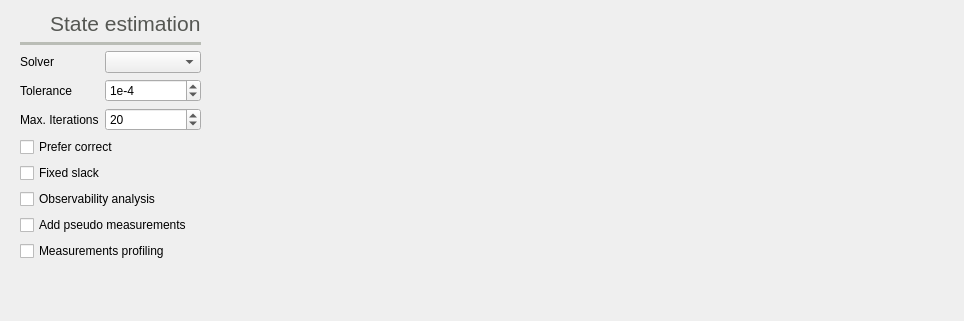
          <widget class="QWidget" name="tab_8">
           <attribute name="icon">
            <iconset resource="../Icons/icons.qrc">
             <normaloff>:/Icons/icons/SE.png</normaloff>:/Icons/icons/SE.png</iconset>
           </attribute>
           <attribute name="title">
            <string>SE</string>
           </attribute>
           <layout class="QHBoxLayout" name="horizontalLayout_24">
            <item>
             <widget class="QFrame" name="frame_45">
              <property name="frameShape">
               <enum>QFrame::Shape::NoFrame</enum>
              </property>
              <property name="frameShadow">
               <enum>QFrame::Shadow::Raised</enum>
              </property>
              <layout class="QGridLayout" name="gridLayout_37">
               <property name="topMargin">
                <number>0</number>
               </property>
               <item row="4" column="0">
                <widget class="QLabel" name="label_162">
                 <property name="text">
                  <string>Max. Iterations</string>
                 </property>
                </widget>
               </item>
               <item row="2" column="1" colspan="2">
                <widget class="QComboBox" name="se_solver_comboBox"/>
               </item>
               <item row="7" column="0" colspan="3">
                <widget class="QCheckBox" name="se_observability_analysis_checkBox">
                 <property name="text">
                  <string>Observability analysis</string>
                 </property>
                </widget>
               </item>
               <item row="1" column="0" colspan="3">
                <widget class="Line" name="line_18">
                 <property name="palette">
                  <palette>
                   <active>
                    <colorrole role="WindowText">
                     <brush brushstyle="SolidPattern">
                      <color alpha="255">
                       <red>186</red>
                       <green>189</green>
                       <blue>182</blue>
                      </color>
                     </brush>
                    </colorrole>
                   </active>
                   <inactive>
                    <colorrole role="WindowText">
                     <brush brushstyle="SolidPattern">
                      <color alpha="255">
                       <red>186</red>
                       <green>189</green>
                       <blue>182</blue>
                      </color>
                     </brush>
                    </colorrole>
                   </inactive>
                   <disabled>
                    <colorrole role="WindowText">
                     <brush brushstyle="SolidPattern">
                      <color alpha="255">
                       <red>190</red>
                       <green>190</green>
                       <blue>190</blue>
                      </color>
                     </brush>
                    </colorrole>
                   </disabled>
                  </palette>
                 </property>
                 <property name="frameShadow">
                  <enum>QFrame::Shadow::Plain</enum>
                 </property>
                 <property name="lineWidth">
                  <number>4</number>
                 </property>
                 <property name="orientation">
                  <enum>Qt::Orientation::Horizontal</enum>
                 </property>
                </widget>
               </item>
               <item row="4" column="1" colspan="2">
                <widget class="QSpinBox" name="se_max_iterations_spinBox">
                 <property name="minimum">
                  <number>1</number>
                 </property>
                 <property name="maximum">
                  <number>300</number>
                 </property>
                 <property name="value">
                  <number>20</number>
                 </property>
                </widget>
               </item>
               <item row="6" column="0" colspan="3">
                <widget class="QCheckBox" name="se_fixed_slack_checkBox">
                 <property name="text">
                  <string>Fixed slack</string>
                 </property>
                </widget>
               </item>
               <item row="2" column="0">
                <widget class="QLabel" name="label_10">
                 <property name="text">
                  <string>Solver</string>
                 </property>
                </widget>
               </item>
               <item row="0" column="0" colspan="3">
                <widget class="QFrame" name="frame_46">
                 <property name="frameShape">
                  <enum>QFrame::Shape::NoFrame</enum>
                 </property>
                 <property name="frameShadow">
                  <enum>QFrame::Shadow::Raised</enum>
                 </property>
                 <layout class="QHBoxLayout" name="horizontalLayout_17">
                  <property name="leftMargin">
                   <number>0</number>
                  </property>
                  <property name="topMargin">
                   <number>0</number>
                  </property>
                  <property name="rightMargin">
                   <number>0</number>
                  </property>
                  <property name="bottomMargin">
                   <number>0</number>
                  </property>
                  <item>
                   <widget class="QLabel" name="label_165">
                    <property name="minimumSize">
                     <size>
                      <width>24</width>
                      <height>24</height>
                     </size>
                    </property>
                    <property name="maximumSize">
                     <size>
                      <width>24</width>
                      <height>24</height>
                     </size>
                    </property>
                    <property name="text">
                     <string/>
                    </property>
                    <property name="pixmap">
                     <pixmap resource="../Icons/icons.qrc">:/Icons/icons/SE.png</pixmap>
                    </property>
                    <property name="scaledContents">
                     <bool>true</bool>
                    </property>
                   </widget>
                  </item>
                  <item>
                   <widget class="QLabel" name="label_166">
                    <property name="palette">
                     <palette>
                      <active>
                       <colorrole role="WindowText">
                        <brush brushstyle="SolidPattern">
                         <color alpha="255">
                          <red>85</red>
                          <green>87</green>
                          <blue>83</blue>
                         </color>
                        </brush>
                       </colorrole>
                      </active>
                      <inactive>
                       <colorrole role="WindowText">
                        <brush brushstyle="SolidPattern">
                         <color alpha="255">
                          <red>85</red>
                          <green>87</green>
                          <blue>83</blue>
                         </color>
                        </brush>
                       </colorrole>
                      </inactive>
                      <disabled>
                       <colorrole role="WindowText">
                        <brush brushstyle="SolidPattern">
                         <color alpha="255">
                          <red>190</red>
                          <green>190</green>
                          <blue>190</blue>
                         </color>
                        </brush>
                       </colorrole>
                      </disabled>
                     </palette>
                    </property>
                    <property name="font">
                     <font>
                      <pointsize>16</pointsize>
                     </font>
                    </property>
                    <property name="text">
                     <string>State estimation</string>
                    </property>
                    <property name="alignment">
                     <set>Qt::AlignmentFlag::AlignBottom|Qt::AlignmentFlag::AlignLeading|Qt::AlignmentFlag::AlignLeft</set>
                    </property>
                   </widget>
                  </item>
                 </layout>
                </widget>
               </item>
               <item row="3" column="0">
                <widget class="QLabel" name="label_163">
                 <property name="text">
                  <string>Tolerance</string>
                 </property>
                </widget>
               </item>
               <item row="10" column="0" colspan="3">
                <spacer name="verticalSpacer_9">
                 <property name="orientation">
                  <enum>Qt::Orientation::Vertical</enum>
                 </property>
                 <property name="sizeHint" stdset="0">
                  <size>
                   <width>20</width>
                   <height>40</height>
                  </size>
                 </property>
                </spacer>
               </item>
               <item row="3" column="1" colspan="2">
                <widget class="QSpinBox" name="se_tolerance_spinBox">
                 <property name="toolTip">
                  <string>&lt;html&gt;&lt;head/&gt;&lt;body&gt;&lt;p&gt;Error tolerance of the method&lt;/p&gt;&lt;/body&gt;&lt;/html&gt;</string>
                 </property>
                 <property name="prefix">
                  <string>1e-</string>
                 </property>
                 <property name="minimum">
                  <number>1</number>
                 </property>
                 <property name="maximum">
                  <number>15</number>
                 </property>
                 <property name="value">
                  <number>4</number>
                 </property>
                </widget>
               </item>
               <item row="5" column="0" colspan="3">
                <widget class="QCheckBox" name="se_prefer_correct_checkBox">
                 <property name="text">
                  <string>Prefer correct</string>
                 </property>
                </widget>
               </item>
               <item row="8" column="0" colspan="3">
                <widget class="QCheckBox" name="se_add_pseudo_measurements_checkBox">
                 <property name="text">
                  <string>Add pseudo measurements</string>
                 </property>
                </widget>
               </item>
               <item row="9" column="0" colspan="3">
                <widget class="QCheckBox" name="se_measurements_profiling_checkBox">
                 <property name="text">
                  <string>Measurements profiling</string>
                 </property>
                </widget>
               </item>
              </layout>
             </widget>
            </item>
            <item>
             <spacer name="horizontalSpacer_14">
              <property name="orientation">
               <enum>Qt::Orientation::Horizontal</enum>
              </property>
              <property name="sizeHint" stdset="0">
               <size>
                <width>743</width>
                <height>20</height>
               </size>
              </property>
             </spacer>
            </item>
           </layout>
          </widget>
